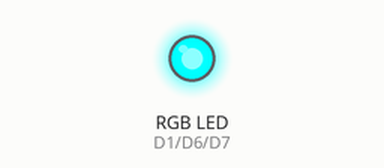
Recording of a sketch running on a simulated ESP8266 (NodeMCU). Parts: an RGB LED mixed from three pins (HIGH = lit).

Above: at 0.5 s.
At 2.5 s:
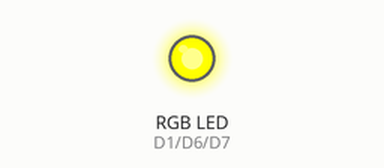
At 3.5 s:
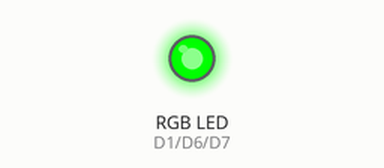
At 4.5 s:
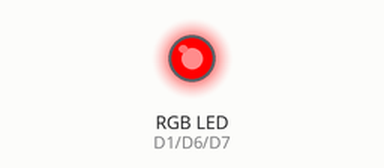
At 6.5 s:
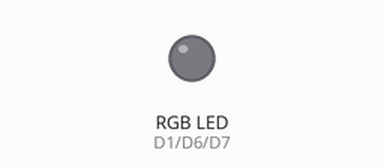
At 8.5 s:
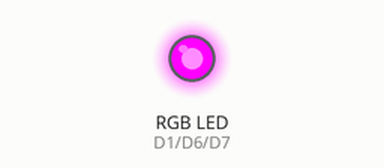
Timing chart, 0 to 9.1 s (numbered marks = the images above):
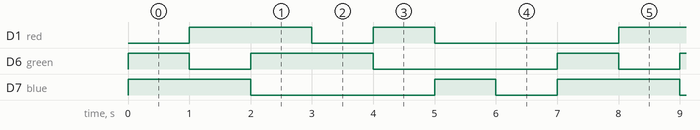

Measured:
- by itself, D1 (red): repeats every 7.0 s: LOW 1.0 s, HIGH 1.0 s, LOW 3.0 s, HIGH 2.0 s
- by itself, D6 (green): repeats every 7.0 s: LOW 1.0 s, HIGH 2.0 s, LOW 3.0 s, HIGH 1.0 s
- by itself, D7 (blue): repeats every 7.0 s: LOW 3.0 s, HIGH 1.0 s, LOW 1.0 s, HIGH 2.0 s

The sketch:

RGB.IOT.ino
```cpp
int red = D1;
int green = D6;
int blue = D7;
//GROUND IS CONNECTED TO 3V
void setup() {
  pinMode(red, OUTPUT);
  pinMode(green, OUTPUT);
  pinMode(blue, OUTPUT);

}

void loop() {
  displayColor(0b100); //RED
  delay(1000);
  displayColor(0b010); //GREEN
  delay(1000);
  displayColor(0b001); //BLUE
  delay(1000);
  displayColor(0b101); //MAGENTA
  delay(1000);
  displayColor(0b011); //CYAN
  delay(1000);
  displayColor(0b110); //YELLOW
  delay(1000);
  displayColor(0b111); //WHITE
  delay(1000);
}

void displayColor(byte color) {
  digitalWrite(red, !bitRead(color, 2));
  digitalWrite(green, !bitRead(color, 1));
  digitalWrite(blue, !bitRead(color, 0));
}
```
